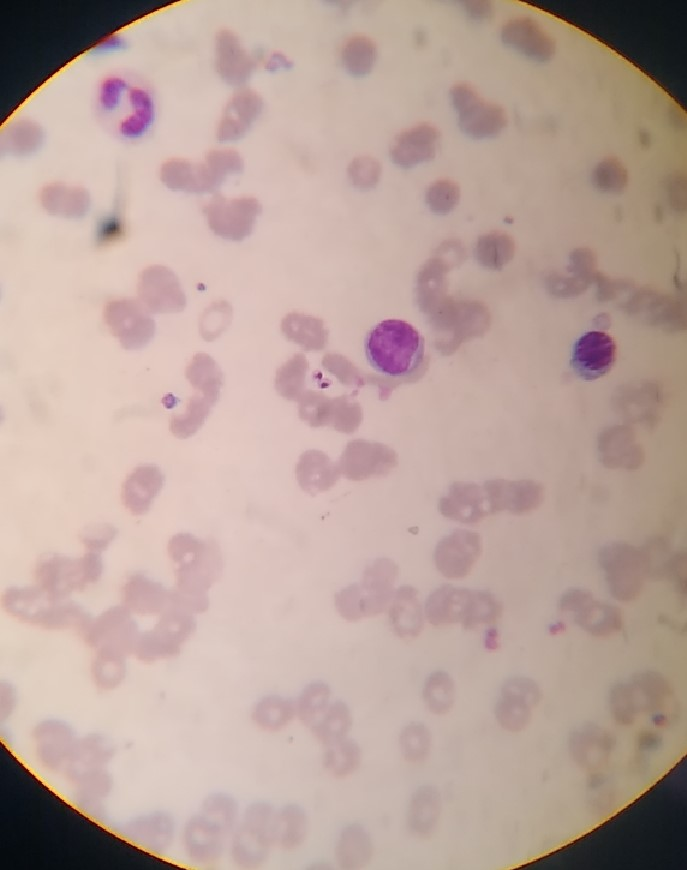
#> input picture dataset/lamina/4_divisao_deixar_apenas_uma_imagem_por_campo_de_lamina_SEM_ERROS/Positivo/CM200819-105528025.jpg, 687 x 870 px, found by its file name; its folder holds only this picture in this run
$ jupyter execute --allow-errors salve_img_positive.ipynb   (shell and % lines are left out)
#> lines starting #> are read from the running program, lines starting #| are printed output that depends on the picture
### meanshift/plots.py
# Plota imagens
from matplotlib import pyplot as plt


# [9 lines left out: function exibe2imagens, not called in this run]

def funcaoPlot(imagens, title=None):
    fig, ax = plt.subplots(1, len(imagens), figsize=(60, 60))
    for i, folha in enumerate(imagens):
        ax[i].imshow(folha, cmap="gray")
        if title:
            ax[i].set_title(title[i])
        else:
            ax[i].set_title(str(i))

### salve_img_positive.ipynb
[cell 1]
import numpy as np


import warnings

warnings.filterwarnings('ignore')

[cell 2]
PATH_IMAGENS = '../dataset/lamina/4_divisao_deixar_apenas_uma_imagem_por_campo_de_lamina_SEM_ERROS/Positivo/'

[cell 3]
import pandas as pd
import os
from plots import funcaoPlot


IMG_ALTURA_=128
IMG_LARGURA_=128
IMG_CANAIS_=3
IMG_PASSO_INICIAL_ = IMG_LARGURA_ // 4

IMG_ALTURA = IMG_ALTURA_
IMG_LARGURA = IMG_LARGURA_
IMG_CANAIS = IMG_CANAIS_
IMG_PASSO_INICIAL = IMG_PASSO_INICIAL_

imagens_ids = sorted(next(os.walk(PATH_IMAGENS))[2])
print("Total de Imagens: ", len(imagens_ids))

dataset = pd.DataFrame(columns=['img', 'img_id'])

[cell 4]
# [25 lines left out: functions zero, recorta, not called in this run]

[cell 5]
# [23 lines left out: function zero_pad, not called in this run]

def recorta(imagem, altura_corte, largura_corte):
    recortes = []
    # Itera sobre a imagem, considerando a altura e largura do corte
    for linha in range(0, imagem.shape[0] - altura_corte + 1, altura_corte):
        for coluna in range(0, imagem.shape[1] - largura_corte + 1, largura_corte):
            # Adiciona o corte à lista de recortes
            recorte = imagem[linha:linha + altura_corte, coluna:coluna + largura_corte, :]
            recortes.append(recorte)
    return recortes

[cell 6]
# [12 lines left out: function zero, not called in this run]

[cell 7]
def zero(imagem, altura_corte, largura_corte):
    # Calcula o novo tamanho da imagem para ser múltiplo de 128
    nova_altura = ((imagem.shape[0] + altura_corte - 1) // altura_corte) * altura_corte
    nova_largura = ((imagem.shape[1] + largura_corte - 1) // largura_corte) * largura_corte

    # Cria uma nova imagem com o novo tamanho, preenchida com zeros
    imagem_zero = np.zeros((nova_altura, nova_largura, imagem.shape[2]), dtype=imagem.dtype)

    # Coloca a imagem original no começo da nova imagem
    imagem_zero[:imagem.shape[0], :imagem.shape[1], :] = imagem

    return imagem_zero

[cell 8]
from skimage.io import imread

id_ = imagens_ids[0]
img = imread(PATH_IMAGENS + id_)
#> img is the input picture: shape (870, 687, 3); mean R, G, B 186.8, 163.8, 156.2

altura_corte, largura_corte = 128, 128
imagem_processada = zero(img, altura_corte, largura_corte)
#> in zero, `imagem_zero[:imagem.shape[0], :imagem.shape[1], :] = imagem`:
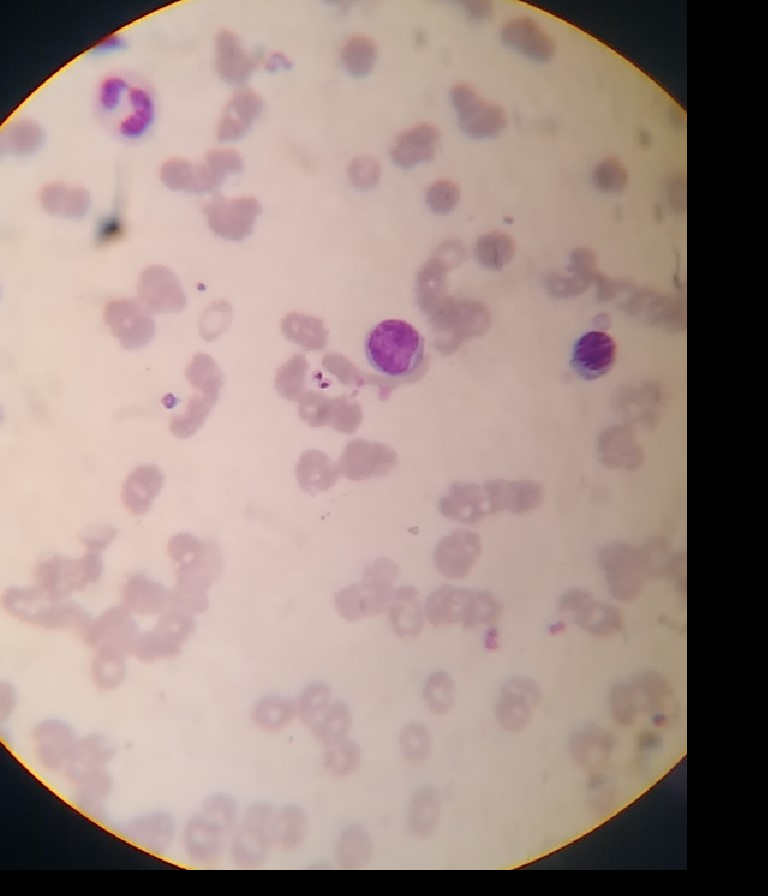
#> imagem_zero: shape (896, 768, 3); mean R, G, B 162.2, 142.3, 135.7

recortes = recorta(imagem_processada, altura_corte, largura_corte)
#> after the loop in recorta, `for linha in range(0, imagem.shape[0] - altura_corte + 1, altura_corte):`: recortes = 42 items
#> recortes = 42 items

[cell 9]
funcaoPlot(recortes)
#> the loop in funcaoPlot, `for i, folha in enumerate(imagens):` made 42 passes
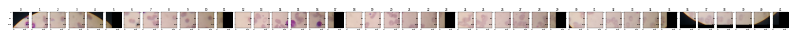
#> figure drawn by matplotlib, 42 panels

[cell 10]
len(recortes)
#> Out = 42

[cell 11]
from skimage.io import imsave
import os
pasta_salvar = 'dataset/meanshift/predictions/positivo/novo-cortado'

if not os.path.exists(pasta_salvar):
    os.makedirs(pasta_salvar)

# Itera sobre os recortes e salva cada um
for i, recorte in enumerate(recortes):
    # Define o nome do arquivo para o recorte
    nome_arquivo = f"recorte_{i}.png"  # Você pode escolher outro formato como .jpg
    caminho_completo = os.path.join(pasta_salvar, nome_arquivo)

    # Salva o recorte
    imsave(caminho_completo, recorte)
#> this loop made 42 passes
#> nome_arquivo on passes 1 to 12: 'recorte_0.png', 'recorte_1.png', 'recorte_2.png', 'recorte_3.png', 'recorte_4.png', 'recorte_5.png', 'recorte_6.png', 'recorte_7.png', 'recorte_8.png', 'recorte_9.png', 'recorte_10.png', 'recorte_11.png'
#> pass 1, `imsave(caminho_completo, recorte)`:
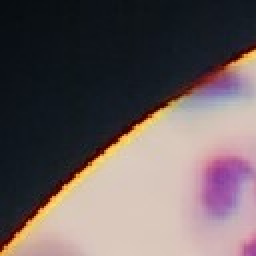
#> saved as recorte_0.png: shape (128, 128, 3) (shown 2 times larger); mean R, G, B 105.7, 93.3, 94.3
#> pass 2, `imsave(caminho_completo, recorte)`:
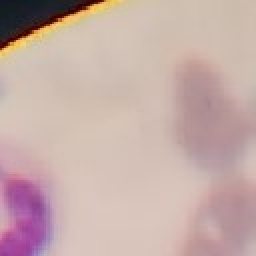
#> saved as recorte_1.png: shape (128, 128, 3) (shown 2 times larger); mean R, G, B 197.7, 172.6, 168

[cell 12]
import warnings

# Suprime apenas os avisos de imagens de baixo contraste
warnings.filterwarnings('ignore', category=UserWarning, module='skimage.io._io')

[cell 13]
from skimage.io import imread, imsave
from skimage import exposure
import warnings

# Suprime avisos de baixo contraste
warnings.filterwarnings('ignore', category=UserWarning, module='skimage.io._io')

# Loop através de todas as imagens
for img_id in imagens_ids:
    img = imread(os.path.join(PATH_IMAGENS, img_id))

    # Aplica a função de preenchimento com zeros
    imagem_processada = zero(img, IMG_ALTURA_, IMG_LARGURA_)

    # Obter recortes da imagem processada
    recortes = recorta(imagem_processada, IMG_ALTURA_, IMG_LARGURA_)

    # Salvar cada recorte
    for i, recorte in enumerate(recortes):
        nome_arquivo = f"recorte_{img_id}_{i}.png"
        caminho_completo = os.path.join("dataset/meanshift/predictions/positivo/novo-cortado", nome_arquivo)

        imsave(caminho_completo, recorte)
#> this loop made 42 passes

$ run again, on dataset/lamina/4_divisao_deixar_apenas_uma_imagem_por_campo_de_lamina_SEM_ERROS/Positivo/Imagem 23.jpg
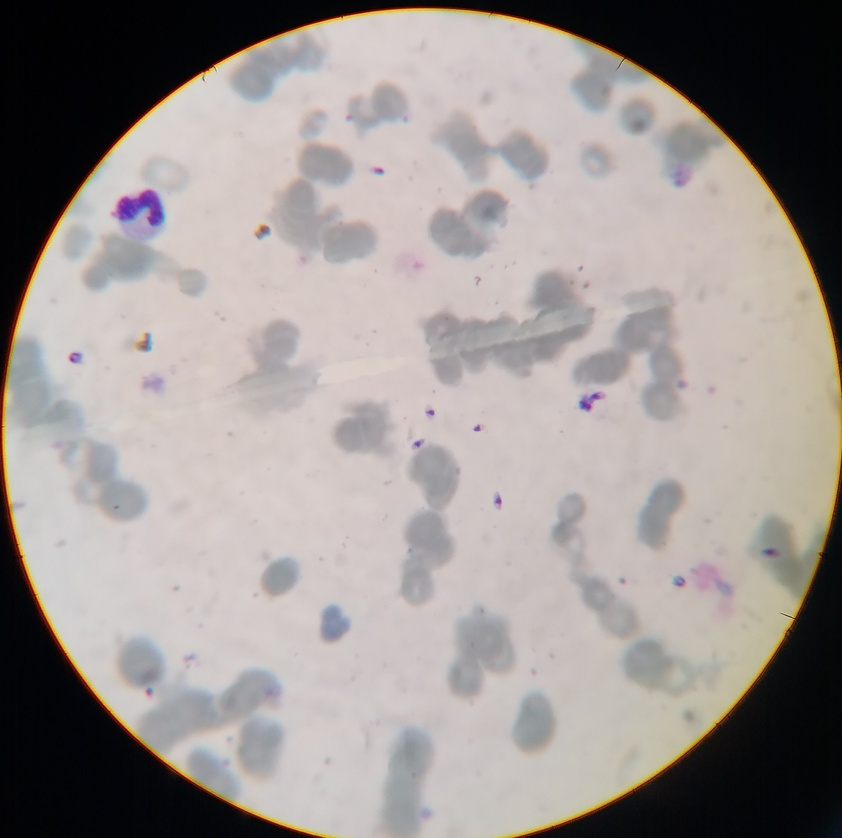
#> input picture dataset/lamina/4_divisao_deixar_apenas_uma_imagem_por_campo_de_lamina_SEM_ERROS/Positivo/Imagem 23.jpg, 842 x 838 px, shrunk from 2341 x 2332 before the run, found by its file name
#> img is the input picture: shape (838, 842, 3); mean R, G, B 156.2, 149.1, 146.3
#> in zero, `imagem_zero[:imagem.shape[0], :imagem.shape[1], :] = imagem`:
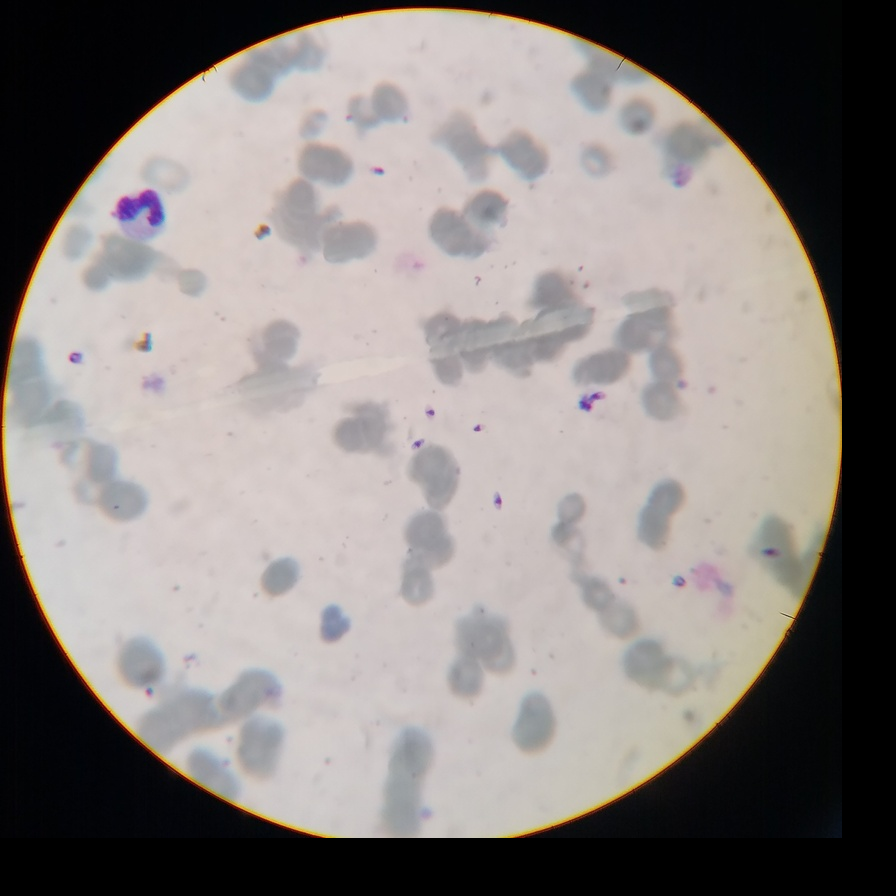
#> imagem_zero: shape (896, 896, 3); mean R, G, B 137.3, 131.1, 128.6
#> after the loop in recorta, `for linha in range(0, imagem.shape[0] - altura_corte + 1, altura_corte):`: recortes = 49 items
#> the loop in funcaoPlot, `for i, folha in enumerate(imagens):` made 49 passes
#> Out = 49
#> the loop `for i, recorte in enumerate(recortes):` made 49 passes
#> nome_arquivo on passes 1 to 8: 'recorte_0.png', 'recorte_1.png', 'recorte_2.png', 'recorte_3.png', 'recorte_4.png', 'recorte_5.png', 'recorte_6.png', 'recorte_7.png'
#> pass 2, `imsave(caminho_completo, recorte)`:
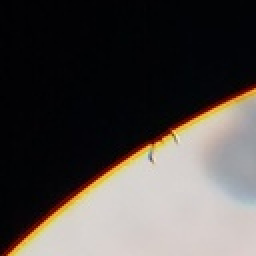
#> saved as recorte_1.png: shape (128, 128, 3) (shown 2 times larger); mean R, G, B 78.7, 73.6, 70.3
#> the loop `for i, recorte in enumerate(recortes):` made 49 passes
#> nome_arquivo on passes 1 to 8: 'recorte_Imagem 23.jpg_0.png', 'recorte_Imagem 23.jpg_1.png', 'recorte_Imagem 23.jpg_2.png', 'recorte_Imagem 23.jpg_3.png', 'recorte_Imagem 23.jpg_4.png', 'recorte_Imagem 23.jpg_5.png', 'recorte_Imagem 23.jpg_6.png', 'recorte_Imagem 23.jpg_7.png'

$ run again, on dataset/lamina/4_divisao_deixar_apenas_uma_imagem_por_campo_de_lamina_SEM_ERROS/Positivo/Imagem 30.jpg
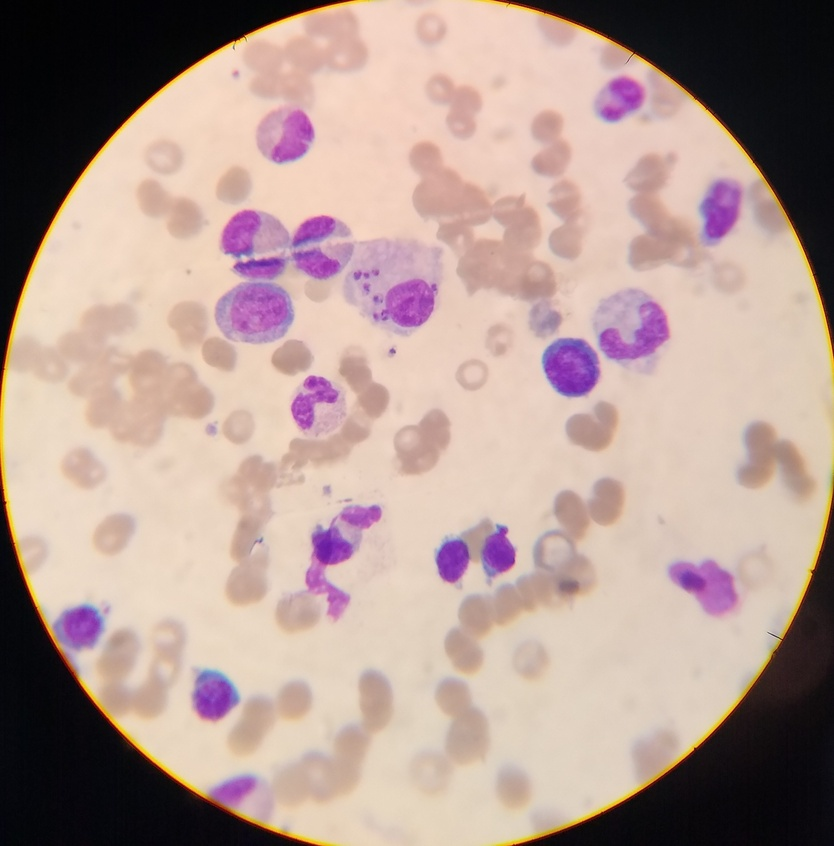
#> input picture dataset/lamina/4_divisao_deixar_apenas_uma_imagem_por_campo_de_lamina_SEM_ERROS/Positivo/Imagem 30.jpg, 834 x 846 px, shrunk from 2375 x 2407 before the run, found by its file name
#> img is the input picture: shape (846, 834, 3); mean R, G, B 179.2, 155.5, 147.4
#> after the loop in recorta, `for linha in range(0, imagem.shape[0] - altura_corte + 1, altura_corte):`: recortes = 49 items
#> the loop in funcaoPlot, `for i, folha in enumerate(imagens):` made 49 passes
#> Out = 49
#> the loop `for i, recorte in enumerate(recortes):` made 49 passes
#> nome_arquivo on passes 1 to 8: 'recorte_0.png', 'recorte_1.png', 'recorte_2.png', 'recorte_3.png', 'recorte_4.png', 'recorte_5.png', 'recorte_6.png', 'recorte_7.png'
#> pass 1, `imsave(caminho_completo, recorte)`:
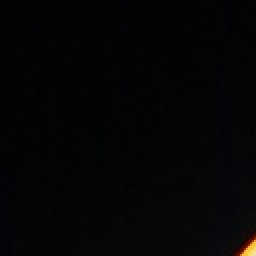
#> saved as recorte_0.png: shape (128, 128, 3) (shown 2 times larger); mean R, G, B 4.4, 4.2, 5.9
#> pass 2, `imsave(caminho_completo, recorte)`:
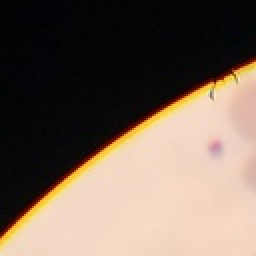
#> saved as recorte_1.png: shape (128, 128, 3) (shown 2 times larger); mean R, G, B 116.5, 100.4, 87.5
#> the loop `for i, recorte in enumerate(recortes):` made 49 passes
#> nome_arquivo on passes 1 to 8: 'recorte_Imagem 30.jpg_0.png', 'recorte_Imagem 30.jpg_1.png', 'recorte_Imagem 30.jpg_2.png', 'recorte_Imagem 30.jpg_3.png', 'recorte_Imagem 30.jpg_4.png', 'recorte_Imagem 30.jpg_5.png', 'recorte_Imagem 30.jpg_6.png', 'recorte_Imagem 30.jpg_7.png'

$ run again, on dataset/lamina/4_divisao_deixar_apenas_uma_imagem_por_campo_de_lamina_SEM_ERROS/Positivo/Imagem 34.jpg
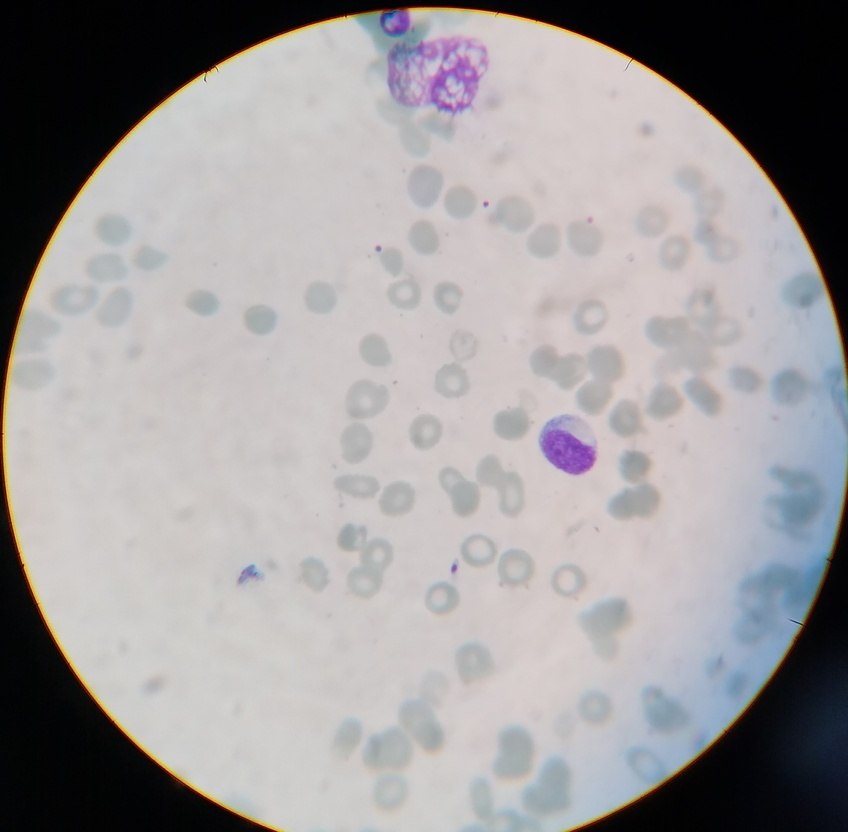
#> input picture dataset/lamina/4_divisao_deixar_apenas_uma_imagem_por_campo_de_lamina_SEM_ERROS/Positivo/Imagem 34.jpg, 848 x 832 px, shrunk from 2339 x 2294 before the run, found by its file name
#> img is the input picture: shape (832, 848, 3); mean R, G, B 157.7, 154.6, 155.5
#> in zero, `imagem_zero[:imagem.shape[0], :imagem.shape[1], :] = imagem`:
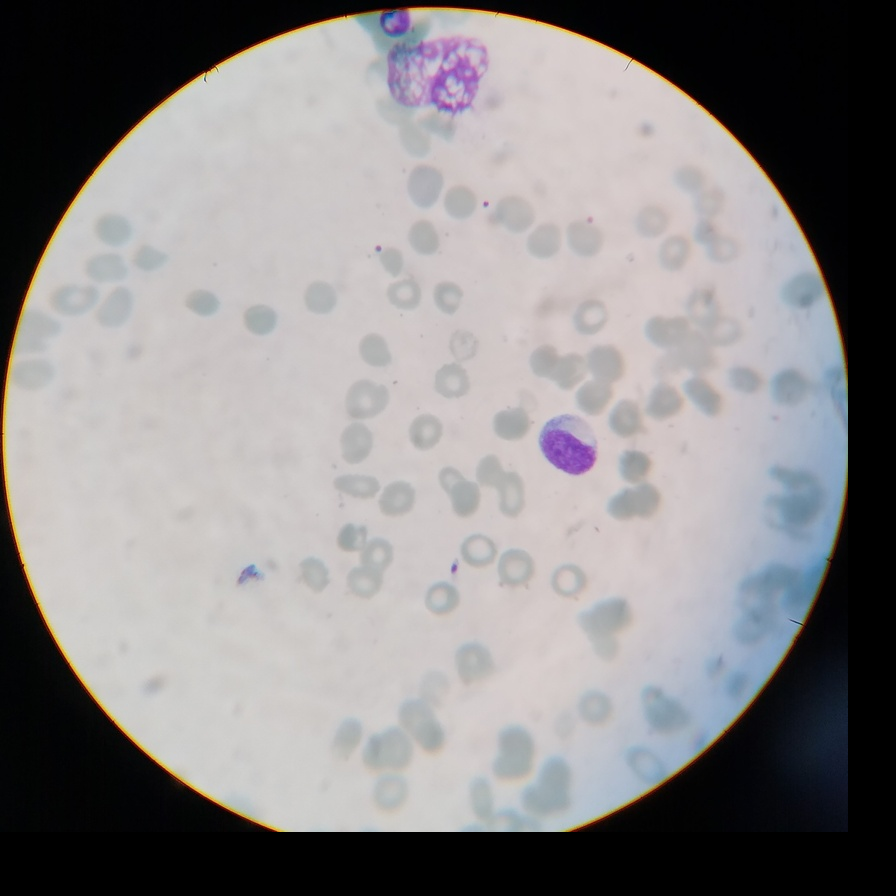
#> imagem_zero: shape (896, 896, 3); mean R, G, B 138.6, 135.8, 136.7
#> after the loop in recorta, `for linha in range(0, imagem.shape[0] - altura_corte + 1, altura_corte):`: recortes = 49 items
#> the loop in funcaoPlot, `for i, folha in enumerate(imagens):` made 49 passes
#> Out = 49
#> the loop `for i, recorte in enumerate(recortes):` made 49 passes
#> nome_arquivo on passes 1 to 8: 'recorte_0.png', 'recorte_1.png', 'recorte_2.png', 'recorte_3.png', 'recorte_4.png', 'recorte_5.png', 'recorte_6.png', 'recorte_7.png'
#> pass 2, `imsave(caminho_completo, recorte)`:
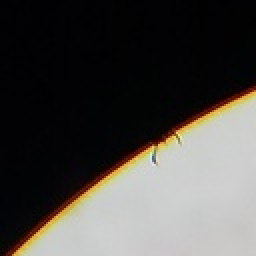
#> saved as recorte_1.png: shape (128, 128, 3) (shown 2 times larger); mean R, G, B 74.9, 72.6, 69.1
#> the loop `for i, recorte in enumerate(recortes):` made 49 passes
#> nome_arquivo on passes 1 to 8: 'recorte_Imagem 34.jpg_0.png', 'recorte_Imagem 34.jpg_1.png', 'recorte_Imagem 34.jpg_2.png', 'recorte_Imagem 34.jpg_3.png', 'recorte_Imagem 34.jpg_4.png', 'recorte_Imagem 34.jpg_5.png', 'recorte_Imagem 34.jpg_6.png', 'recorte_Imagem 34.jpg_7.png'

$ run again, on dataset/lamina/4_divisao_deixar_apenas_uma_imagem_por_campo_de_lamina_SEM_ERROS/Positivo/Imagem 1.jpg
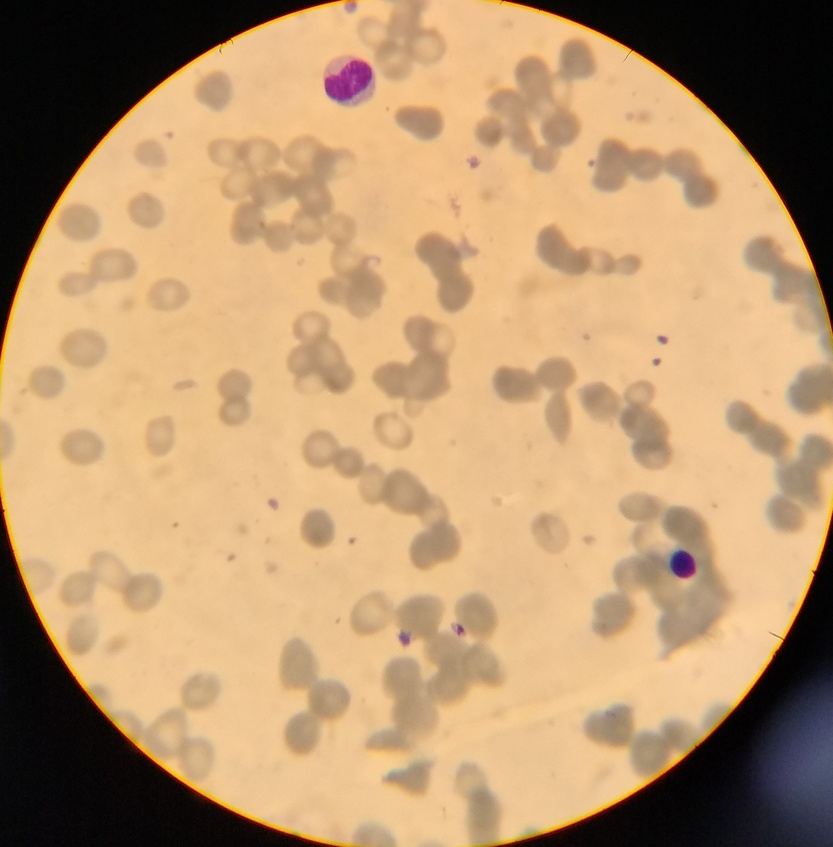
#> input picture dataset/lamina/4_divisao_deixar_apenas_uma_imagem_por_campo_de_lamina_SEM_ERROS/Positivo/Imagem 1.jpg, 833 x 847 px, shrunk from 2330 x 2371 before the run, found by its file name
#> img is the input picture: shape (847, 833, 3); mean R, G, B 185.3, 151.2, 112
#> after the loop in recorta, `for linha in range(0, imagem.shape[0] - altura_corte + 1, altura_corte):`: recortes = 49 items
#> the loop in funcaoPlot, `for i, folha in enumerate(imagens):` made 49 passes
#> Out = 49
#> the loop `for i, recorte in enumerate(recortes):` made 49 passes
#> nome_arquivo on passes 1 to 8: 'recorte_0.png', 'recorte_1.png', 'recorte_2.png', 'recorte_3.png', 'recorte_4.png', 'recorte_5.png', 'recorte_6.png', 'recorte_7.png'
#> pass 2, `imsave(caminho_completo, recorte)`:
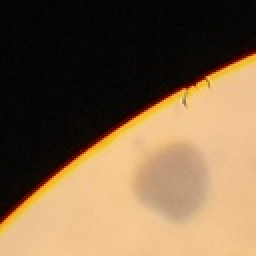
#> saved as recorte_1.png: shape (128, 128, 3) (shown 2 times larger); mean R, G, B 122.7, 98.1, 69.3
#> the loop `for i, recorte in enumerate(recortes):` made 49 passes
#> nome_arquivo on passes 1 to 8: 'recorte_Imagem 1.jpg_0.png', 'recorte_Imagem 1.jpg_1.png', 'recorte_Imagem 1.jpg_2.png', 'recorte_Imagem 1.jpg_3.png', 'recorte_Imagem 1.jpg_4.png', 'recorte_Imagem 1.jpg_5.png', 'recorte_Imagem 1.jpg_6.png', 'recorte_Imagem 1.jpg_7.png'
